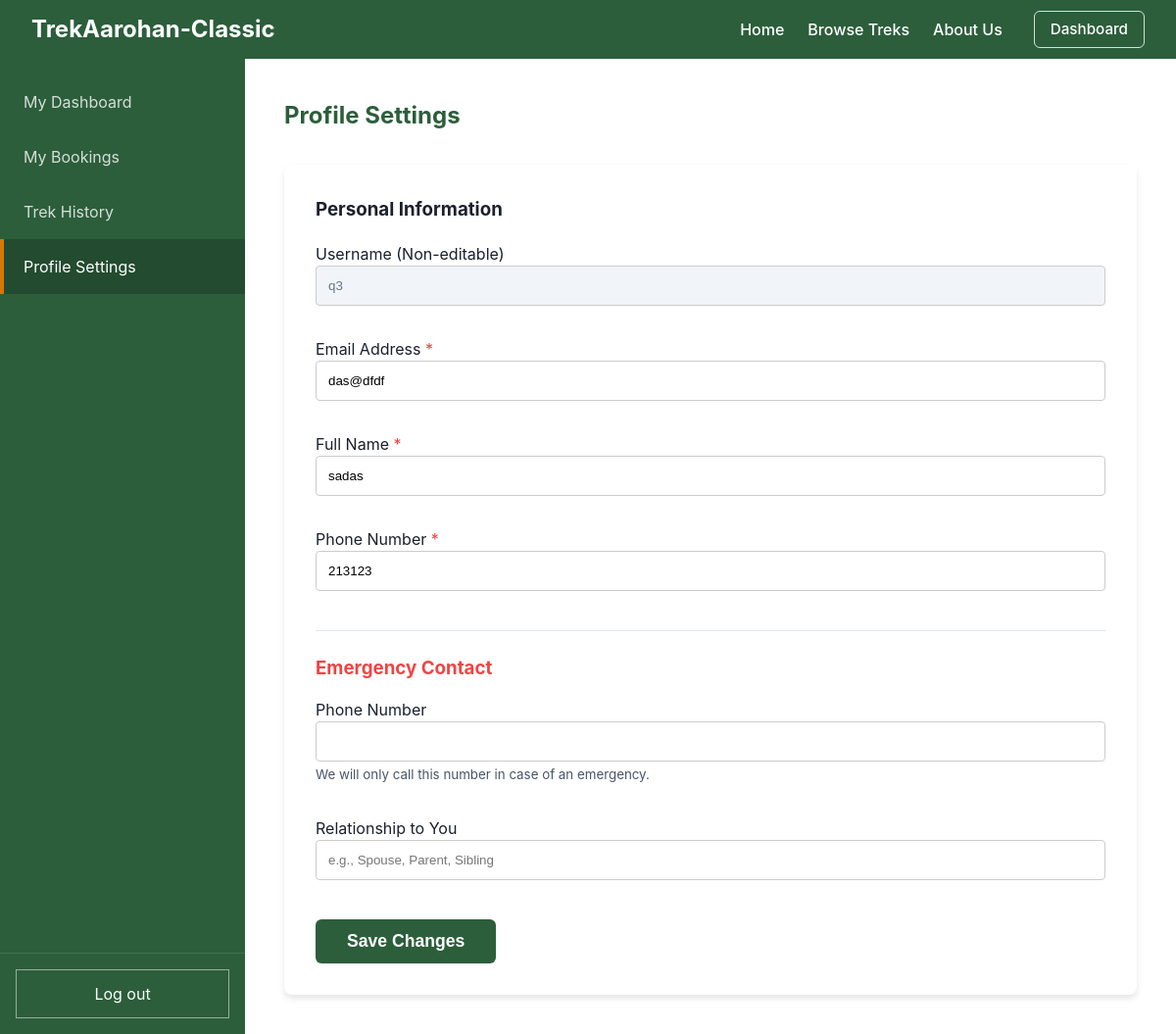
The page /trekker/profile (signed in) on the database as committed earlier.
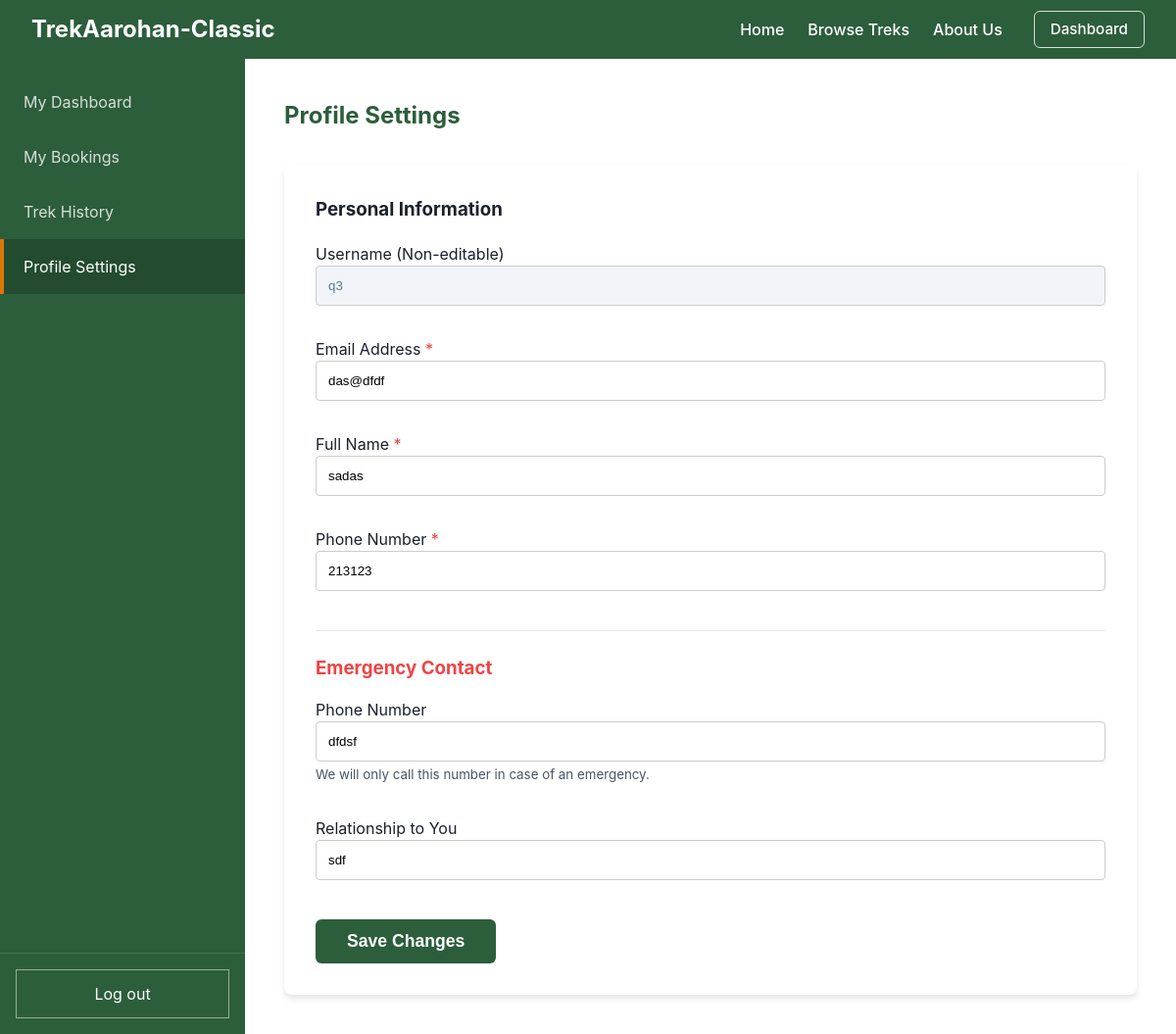
The same page on the database as committed later.
### models.py (models this page shows)
class User(db.Model, UserMixin):
    __tablename__ = "user"
    id = db.Column(db.Integer, primary_key=True, autoincrement=True)
    username = db.Column(db.String(50), unique=True, nullable=False)
    password = db.Column(db.String(255), nullable=False)
    role = db.Column(db.Integer, default=0, nullable=False)  # 0 = Trekker, 1 = Staff, 2 = Admin
    name = db.Column(db.String(100), nullable=False)
    email = db.Column(db.String(120), unique=True, nullable=False)
    phone = db.Column(db.String(20), nullable=False)
    emergency_phone = db.Column(db.String(20), nullable=True)
    emergency_relation = db.Column(db.String(50), nullable=True)
    experience = db.Column(db.Text, nullable=True)  # Used for Staff
    is_approved = db.Column(db.Boolean, default=False)  # Used for Staff
    is_blacklisted = db.Column(db.Boolean, default=False)
    assigned_treks = db.relationship("Trek", backref="staff", lazy=True)
    bookings = db.relationship("Booking", backref="user", lazy=True)

### app.py (the view, shortened to what this page needs)
    @app.route("/trekker/profile", methods=["GET", "POST"])
    @login_required
    def trekker_profile():
        if current_user.role != 0:
            return redirect(url_for("home"))
        return render_template("trekker_profile.html")

### templates/trekker_profile.html
{% extends "trekker_base.html" %}
{% set active_page = "profile" %}
{% block dashboard_content %}
    <h2>Profile Settings</h2>
    <div class="card" style="margin-top: 2rem;">
        <h3 style="margin-top: 0;">Personal Information</h3>
        <form method="POST" action="{{ url_for('trekker_profile') }}" style="display: flex; flex-direction: column; gap: 1rem; margin-top: 1rem;">
            <div class="form-group">
                <label>Username (Non-editable)</label>
                <input type="text" class="form-control" value="{{ current_user.username }}" readonly style="background-color: #f1f5f9; color: #64748b;">
            </div>
            <div class="form-group">
                <label for="email">Email Address <span style="color: #ef4444;">*</span></label>
                <input type="email" id="email" name="email" class="form-control" value="{{ current_user.email }}" required>
            </div>
            <div class="form-group">
                <label for="name">Full Name <span style="color: #ef4444;">*</span></label>
                <input type="text" id="name" name="name" class="form-control" value="{{ current_user.name }}" required>
            </div>
            <div class="form-group">
                <label for="phone">Phone Number <span style="color: #ef4444;">*</span></label>
                <input type="text" id="phone" name="phone" class="form-control" value="{{ current_user.phone }}" required>
            </div>
            <hr style="border: 0; border-top: 1px solid var(--border-color); margin: 0.5rem 0;">
            <h3 style="margin: 0; color: #ef4444;">Emergency Contact</h3>
            <div class="form-group">
                <label for="emergency_phone">Phone Number</label>
                <input type="text" id="emergency_phone" name="emergency_phone" class="form-control" value="{{ current_user.emergency_phone or '' }}">
                <small style="color: var(--secondary-color); display: block; margin-top: 0.25rem;">We will only call this number in case of an emergency.</small>
            </div>
            <div class="form-group">
                <label for="emergency_relation">Relationship to You</label>
                <input type="text" id="emergency_relation" name="emergency_relation" class="form-control" value="{{ current_user.emergency_relation or '' }}" placeholder="e.g., Spouse, Parent, Sibling">
            </div>
            <div style="margin-top: 0.5rem;">
                <button type="submit" class="btn btn-primary" style="padding: 0.75rem 2rem; font-size: 1.1rem;">Save Changes</button>
            </div>
        </form>
    </div>
{% endblock %}

### templates/trekker_base.html
{% extends "base_dashboard.html" %}
{% block sidebar_top %}
    <a href="{{ url_for('trekker_dashboard') }}" class="{% if active_page == 'dashboard' %}active{% endif %}">My Dashboard</a>
    <a href="{{ url_for('trekker_bookings') }}" class="{% if active_page == 'bookings' %}active{% endif %}">My Bookings</a>
    <a href="{{ url_for('trekker_history') }}" class="{% if active_page == 'history' %}active{% endif %}">Trek History</a>
    <a href="{{ url_for('trekker_profile') }}" class="{% if active_page == 'profile' %}active{% endif %}">Profile Settings</a>
{% endblock %}

### templates/base_dashboard.html (shortened to what this page needs)
{% extends "base.html" %}
{% block main_container %}
<div style="display: flex; height: calc(100vh - 60px); flex-grow: 1;">
    <div class="sidebar">
        <div class="sidebar-links">
            {% block sidebar_top %}
            {% endblock %}
        </div>
        <div class="sidebar-bottom">
            <a href="{{ url_for('logout') }}">Log out</a>
        </div>
    </div>
    <div style="flex-grow: 1; background: white; padding: 2.5rem; overflow-y: auto;">
        {% block dashboard_content %}
        {% endblock %}
    </div>
</div>
{% endblock %}

### templates/base.html (shortened to what this page needs)
<!DOCTYPE html>
<html lang="en">
<head>
    <link rel="stylesheet" href="{{ url_for('static', filename='css/style.css') }}">
</head>
<body style="display: flex; flex-direction: column; min-height: 100vh;">
    <div class="top-navbar">
        <a href="/" style="text-decoration: none;">
            <h2 style="margin:0; color: white;">TrekAarohan-Classic</h2>
        </a>
        <div class="nav-links" style="display: flex; align-items: center;">
            <a href="/">Home</a>
            <a href="{{ url_for('public_treks') }}">Browse Treks</a>
            <a href="{{ url_for('public_about') }}">About Us</a>
            {% if current_user.is_authenticated %}
                {% if current_user.role == 2 %}
                    <a href="{{ url_for('admin_dashboard') }}" class="btn btn-outline" style="margin-left: 2rem; padding: 0.4rem 1rem;">Dashboard</a>
                {% elif current_user.role == 1 %}
                    <a href="{{ url_for('staff_dashboard') }}" class="btn btn-outline" style="margin-left: 2rem; padding: 0.4rem 1rem;">Dashboard</a>
                {% else %}
                    <a href="{{ url_for('trekker_dashboard') }}" class="btn btn-outline" style="margin-left: 2rem; padding: 0.4rem 1rem;">Dashboard</a>
                {% endif %}
            {% else %}
                <a href="{{ url_for('login') }}" class="btn btn-outline" style="margin-left: 2rem; padding: 0.4rem 1rem;">Login</a>
                <a href="{{ url_for('register') }}" class="btn btn-accent" style="margin-left: 1rem; padding: 0.5rem 1rem;">Register</a>
            {% endif %}
        </div>
    </div>
    {% block main_container %}{% endblock %}
</body>
</html>

### static/css/style.css (style rules this page uses)
:root { --primary-color: #2C5E3B; --secondary-color: #4A5568; --accent-color: #D97706; --accent-dark: #B45309; --bg-color: #F9FAFB; --text-color: #1A202C; --border-color: #E2E8F0; --danger-color: #DC2626; }
body { margin: 0; font-family: -apple-system, BlinkMacSystemFont, "Segoe UI", Roboto, Helvetica, Arial, sans-serif; background-color: var(--bg-color); color: var(--text-color); line-height: 1.5; }
h1, h2 { margin-top: 0; color: var(--primary-color); }
.btn { display: inline-block; padding: 0.75rem 1.5rem; border-radius: 6px; font-weight: 600; text-align: center; cursor: pointer; border: none; transition: transform 0.15s ease, box-shadow 0.15s ease; text-decoration: none; font-size: 0.95rem; }
.btn-outline { background-color: transparent; color: white; border: 1px solid rgba(255,255,255,0.8); }
.btn-primary { background-color: var(--primary-color); color: white; }
.top-navbar { background-color: var(--primary-color); color: white; display: flex; justify-content: space-between; align-items: center; padding: 0 2rem; height: 60px; box-shadow: 0 1px 3px rgba(0,0,0,0.1); }
.top-navbar .nav-links a { color: white; text-decoration: none; margin-left: 1.5rem; font-weight: 500; }
.card { background: var(--card-bg, #FFFFFF); padding: 2rem; border-radius: 8px; box-shadow: 0 4px 6px rgba(0,0,0,0.1); }
.form-group { margin-bottom: 1rem; }
.form-control { width: 100%; padding: 0.75rem; border: 1px solid #ccc; border-radius: 4px; box-sizing: border-box; }
.sidebar { width: 250px; background-color: var(--primary-color); display: flex; flex-direction: column; justify-content: space-between; flex-shrink: 0; }
.sidebar-links { display: flex; flex-direction: column; padding-top: 1rem; }
.sidebar-links a { color: white; text-decoration: none; padding: 1rem 1.5rem; opacity: 0.8; display: block; box-sizing: border-box; }
.sidebar-links a:hover, .sidebar-links a.active { background-color: rgba(0,0,0,0.2); opacity: 1; border-left: 4px solid var(--accent-color); padding-left: calc(1.5rem - 4px); }
.sidebar-bottom { padding: 1rem; border-top: 1px solid rgba(255,255,255,0.1); }
.sidebar-bottom a { color: white; text-decoration: none; padding: 0.75rem 1.5rem; display: block; text-align: center; border: 1px solid rgba(255,255,255,0.5); transition: all 0.2s; }

Rows that differ between the two databases and show on the page:
changed User "das@dfdf": emergency_phone (not shown) → "dfdsf"; emergency_relation (not shown) → "sdf"
